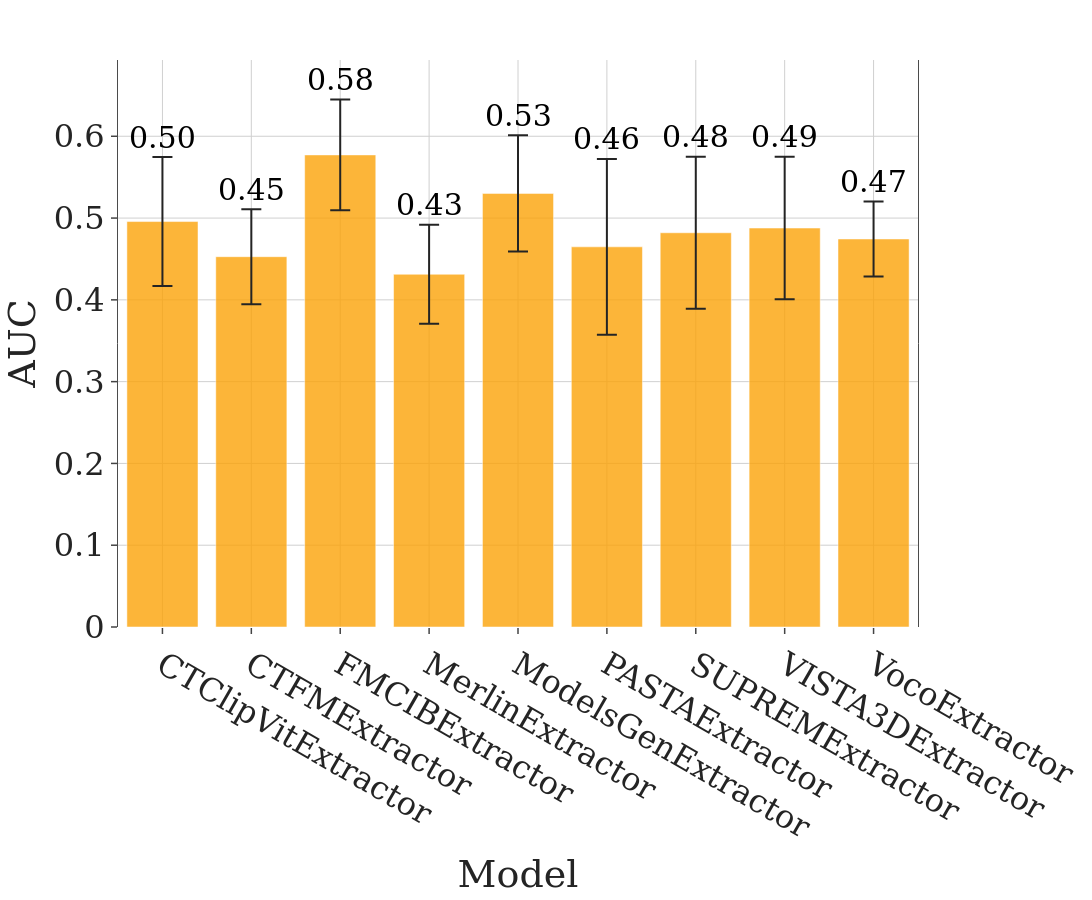

Notebook code for this chart:
### Code cell
# Plot test accuracies
fig = plot_model_comparison(test_accuracies_dict, font_size=32, height=FIG_SIZE, width=1400, marker_color="#FCA308")
fig.write_image(PLOTS_DIR / f"colorectal_liver_metastases_auc.png")

fig.show()

### Figure 1 — Plotly figure (JSON) as saved in the notebook; plotly's stock layout.template omitted (floating-point values rounded to 4 significant figures)
{"data": [{"error_y": {"array": [0.07883, 0.05805, 0.06775, 0.06057, 0.07119, 0.1074, 0.0928, 0.08713, 0.04591], "arrayminus": [0.07883, 0.05805, 0.06775, 0.06057, 0.07119, 0.1074, 0.0928, 0.08713, 0.04591], "width": 10}, "hovertemplate": "Model=%{x}<br>AUC=%{y}<extra></extra>", "legendgroup": "", "marker": {"color": "#FCA308", "opacity": 0.8, "pattern": {"shape": ""}}, "name": "", "orientation": "v", "showlegend": false, "textposition": "auto", "type": "bar", "x": ["CTClipVitExtractor", "CTFMExtractor", "FMCIBExtractor", "MerlinExtractor", "ModelsGenExtractor", "PASTAExtractor", "SUPREMExtractor", "VISTA3DExtractor", "VocoExtractor"], "xaxis": "x", "y": [0.4957, 0.4528, 0.5772, 0.4313, 0.5302, 0.4648, 0.482, 0.4878, 0.4744], "yaxis": "y"}], "layout": {"annotations": [{"font": {"color": "black", "size": 30}, "showarrow": false, "text": "0.50", "x": "CTClipVitExtractor", "y": 0.5746, "yshift": 20}, {"font": {"color": "black", "size": 30}, "showarrow": false, "text": "0.45", "x": "CTFMExtractor", "y": 0.5108, "yshift": 20}, {"font": {"color": "black", "size": 30}, "showarrow": false, "text": "0.58", "x": "FMCIBExtractor", "y": 0.645, "yshift": 20}, {"font": {"color": "black", "size": 30}, "showarrow": false, "text": "0.43", "x": "MerlinExtractor", "y": 0.4919, "yshift": 20}, {"font": {"color": "black", "size": 30}, "showarrow": false, "text": "0.53", "x": "ModelsGenExtractor", "y": 0.6014, "yshift": 20}, {"font": {"color": "black", "size": 30}, "showarrow": false, "text": "0.46", "x": "PASTAExtractor", "y": 0.5723, "yshift": 20}, {"font": {"color": "black", "size": 30}, "showarrow": false, "text": "0.48", "x": "SUPREMExtractor", "y": 0.5748, "yshift": 20}, {"font": {"color": "black", "size": 30}, "showarrow": false, "text": "0.49", "x": "VISTA3DExtractor", "y": 0.5749, "yshift": 20}, {"font": {"color": "black", "size": 30}, "showarrow": false, "text": "0.47", "x": "VocoExtractor", "y": 0.5204, "yshift": 20}], "barmode": "relative", "font": {"family": "DejaVu Serif", "size": 32}, "height": 900, "legend": {"tracegroupgap": 0}, "margin": {"b": 60, "l": 60, "r": 40, "t": 60}, "paper_bgcolor": "white", "plot_bgcolor": "white", "showlegend": false, "title": {"x": 0.5, "xanchor": "center"}, "width": 1400, "xaxis": {"anchor": "y", "domain": [0.0, 1.0], "gridcolor": "#D0D0D0", "linecolor": "#4B4B4B", "mirror": true, "showgrid": true, "showline": false, "tickfont": {"size": 32}, "ticklen": 6, "ticks": "outside", "tickwidth": 1.5, "title": {"text": "Model"}, "zeroline": false}, "yaxis": {"anchor": "x", "domain": [0.0, 1.0], "gridcolor": "#D0D0D0", "linecolor": "#4B4B4B", "mirror": true, "showgrid": true, "tickfont": {"size": 32}, "ticklen": 6, "ticks": "outside", "tickwidth": 1.5, "title": {"text": "AUC"}, "zeroline": false}}}
